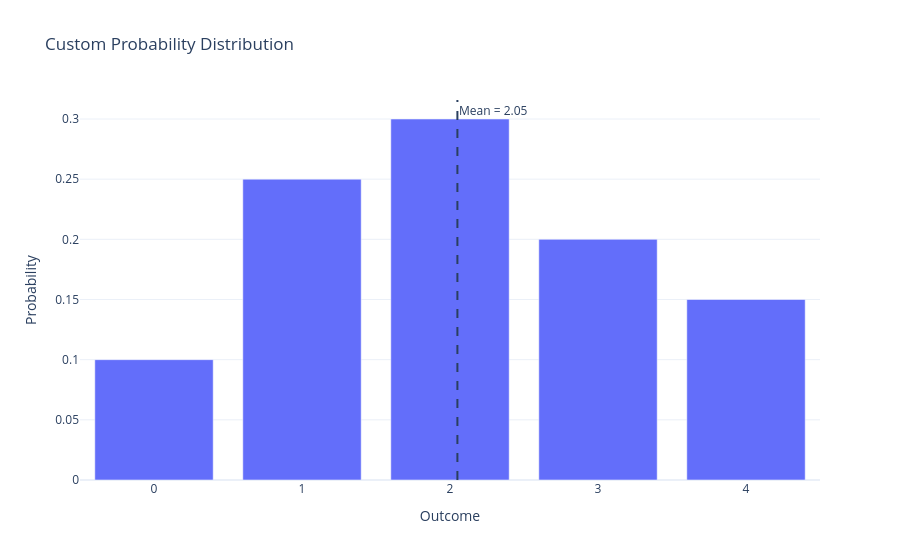

Notebook source saved alongside this figure:
### Code cell
fig = go.Figure()
fig.add_bar(x=x_vals, y=p_vals)
fig.add_vline(x=mu, line_dash="dash", annotation_text=f"Mean = {mu:.2f}", annotation_position="top right")
fig.update_layout(
    title="Custom Probability Distribution",
    xaxis_title="Outcome",
    yaxis_title="Probability",
    template="plotly_white"
)
fig.show()

print(f"Expected value = {mu:.2f}")
print(f"Variance = {var:.3f}")
print(f"Standard deviation = {sd:.3f}")

### Figure 1 — Plotly figure (JSON) as saved in the notebook; plotly's stock layout.template omitted (floating-point values rounded to 4 significant figures)
{"data": [{"type": "bar", "x": [0, 1, 2, 3, 4], "y": [0.1, 0.25, 0.3, 0.2, 0.15]}], "layout": {"annotations": [{"showarrow": false, "text": "Mean = 2.05", "x": 2.05, "xanchor": "left", "xref": "x", "y": 1, "yanchor": "top", "yref": "y domain"}], "shapes": [{"line": {"dash": "dash"}, "type": "line", "x0": 2.05, "x1": 2.05, "xref": "x", "y0": 0, "y1": 1, "yref": "y domain"}], "title": {"text": "Custom Probability Distribution"}, "xaxis": {"title": {"text": "Outcome"}}, "yaxis": {"title": {"text": "Probability"}}}}
